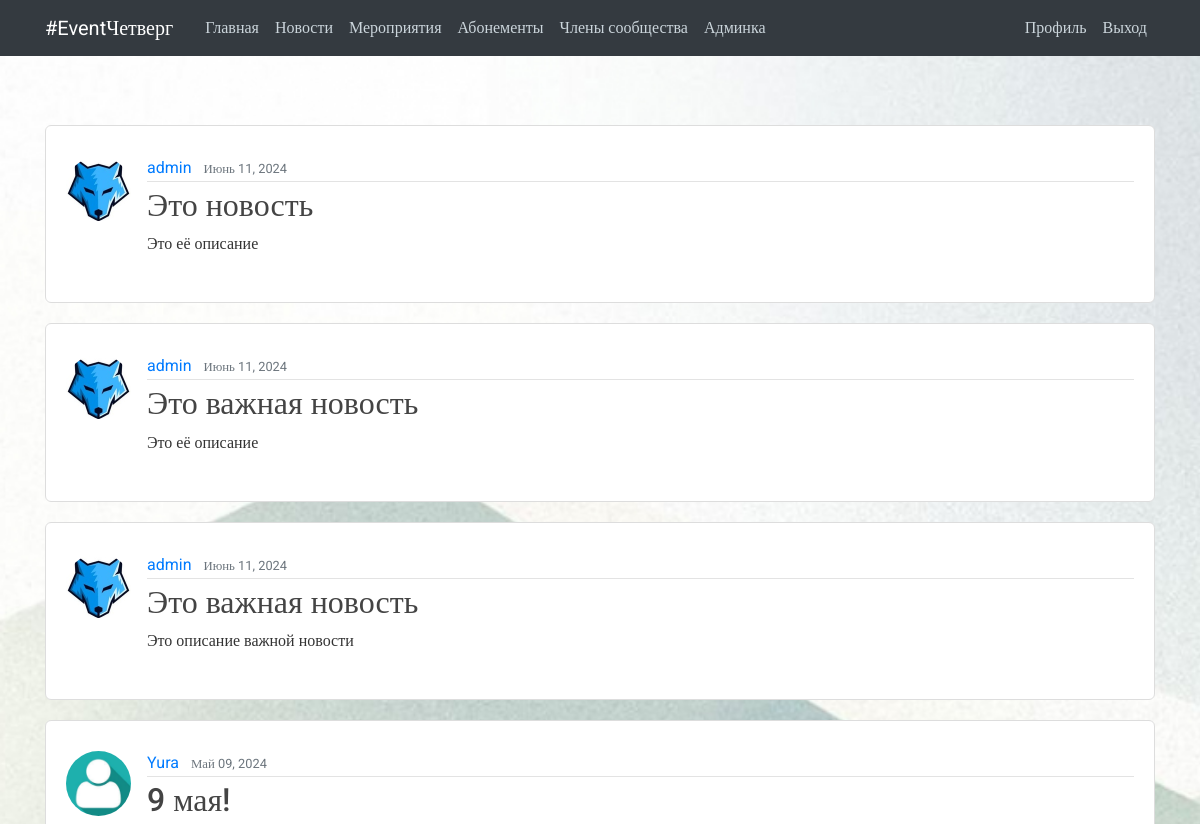
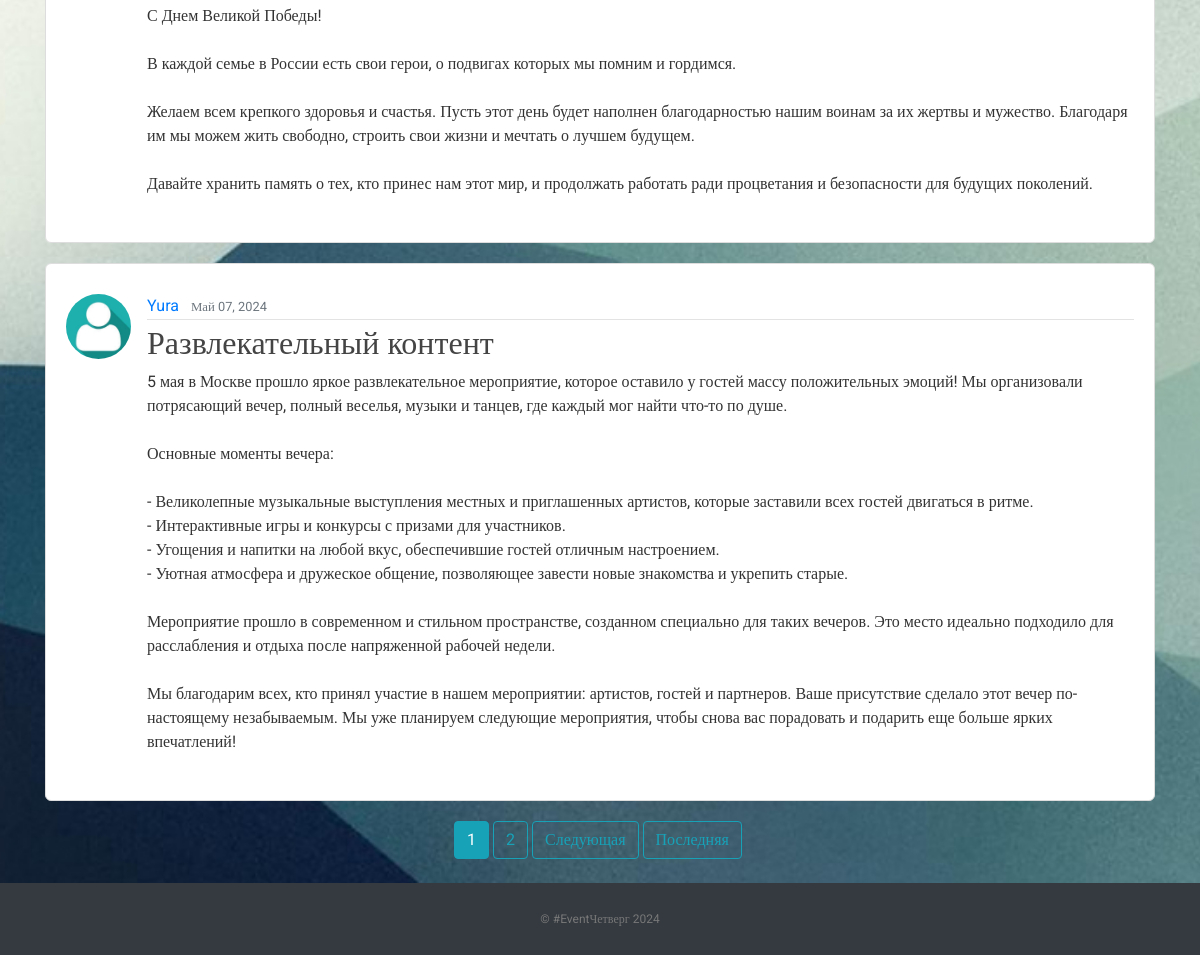
Screenshot of /news/ (signed in) with the database file from the repository (2 pictures, top to bottom).
### vkr/models.py (models this page shows, shortened)
class Post(models.Model):
    title = models.CharField(max_length=100)
    content = models.TextField()
    date_posted = models.DateTimeField(default=timezone.now)
    author = models.ForeignKey(User, on_delete=models.CASCADE)
    image = models.ImageField(default='event_default.png', upload_to='post_pics')

### users/models.py (models this page shows, shortened)
class Profile(models.Model):
    user = models.OneToOneField(User, on_delete=models.CASCADE)
    image = models.ImageField(default='default.jpg', upload_to='profile_pics')
    about_me = models.TextField(null=True)
    looking_for = models.TextField(null=True)

### vkr/views.py (the view)
# urls.py: path('news/', PostListView.as_view(), name='vkr-home'),
class PostListView(ListView):
    model = Post
    template_name = 'vkr/home.html'
    context_object_name = 'posts'
    ordering = ['-date_posted']
    paginate_by = 5

### vkr/templates/vkr/home.html (shortened to what this page needs)
{% extends "vkr/base.html" %}
{% block content %}
    {% for post in posts %}
        <article class="media content-section">
          <img class="rounded-circle article-img" src="{{ post.author.profile.image.url }}">
          <div class="media-body">
            <div class="article-metadata">
              <a class="mr-2" href="{% url 'user-posts' post.author.username %}">{{ post.author }}</a>
              <small class="text-muted">{{ post.date_posted|date:"F d, Y" }}</small>
            </div>
            <h2><a class="article-title" href="{% url 'post-detail' post.id %}">{{ post.title }}</a></h2>
            <p class="article-content">{{ post.content }}</p>
          </div>
        </article>
    {% endfor %}
    <div class="pagination justify-content-center">
    {% if is_paginated %}
      {% for num in page_obj.paginator.page_range %}
        {% if page_obj.number == num %}
          <a class="btn btn-info mb-4 mr-1" href="?page={{ num }}">{{ num }}</a>
        {% elif num > page_obj.number|add:'-3' and num < page_obj.number|add:'3' %}
          <a class="btn btn-outline-info mb-4 mr-1" href="?page={{ num }}">{{ num }}</a>
        {% endif %}
      {% endfor %}
      {% if page_obj.has_next %}
        <a class="btn btn-outline-info mb-4 mr-1" href="?page={{ page_obj.next_page_number }}">Следующая</a>
        <a class="btn btn-outline-info mb-4 mr-1" href="?page={{ page_obj.paginator.num_pages }}">Последняя</a>
      {% endif %}
    {% endif %}
  </div>
{% endblock content %}

### static/main.css (style rules this page uses)
body, html { width:100%; height:100% }
body { margin:0; padding:0; background: #fafafa; color: #333333; margin-top: 5rem; font-family:Roboto; background-image: url("./images/bg.jpg"); background-repeat: no-repeat; background-size: cover; background-attachment: fixed; }
h1, h2, h3, h4, h5, h6 { color: #444444; }
.content-section { background: #ffffff; padding: 30px 20px; border: 1px solid #dddddd; border-radius: 6px; margin: 20px auto; }
.article-title { color: #444444; }
.article-content { white-space: pre-line; }
.article-img { height: 65px; width: 65px; margin-right: 16px; }
.article-metadata { padding-bottom: 1px; margin-bottom: 4px; border-bottom: 1px solid #e3e3e3 }

### rows the page displays
Post: author.profile.image (picture), author "admin", date_posted "Июнь 11, 2024", title "Это новость", content "Это её описание"
Post: author.profile.image (picture), author "admin", date_posted "Июнь 11, 2024", title "Это важная новость", content "Это её описание"
Post: author.profile.image (picture), author "admin", date_posted "Июнь 11, 2024", title "Это важная новость", content "Это описание важной новости"
Post: author.profile.image (placeholder picture), author "Yura", date_posted "Май 09, 2024", title "9 мая!", content "С Днем Великой Победы! В каждой семье в России есть свои герои, о подвигах которых мы помним и гордимся. Желаем всем крепкого здоровья и счастья. Пусть этот день будет наполнен благодарностью нашим воинам за их жертвы и мужество. Благодаря им мы можем жить свободно, строить свои жизни и мечтать о лучшем будущем. Давайте хранить память о тех, кто принес нам этот мир, и продолжать работать ради процветания и безопасности для будущих поколений."
Post: author.profile.image (placeholder picture), author "Yura", date_posted "Май 07, 2024", title "Развлекательный контент", content "5 мая в Москве прошло яркое развлекательное мероприятие, которое оставило у гостей массу положительных эмоций! Мы организовали потрясающий вечер, полный веселья, музыки и танцев, где каждый мог найти что-то по душе. Основные моменты вечера: - Великолепные музыкальные выступления местных и приглашенных артистов, которые заставили всех гостей двигаться в ритме. - Интерактивные игры и конкурсы с призами для участников. - Угощения и напитки на любой вкус, обеспечившие гостей отличным настроением. - Уютная атмосфера и дружеское общение, позволяющее завести новые знакомства и укрепить старые. Мероприятие прошло в современном и стильном пространстве, созданном специально для таких вечеров. Это…"

### other values shown
{{ num }} "1"
{{ num }} "2"
